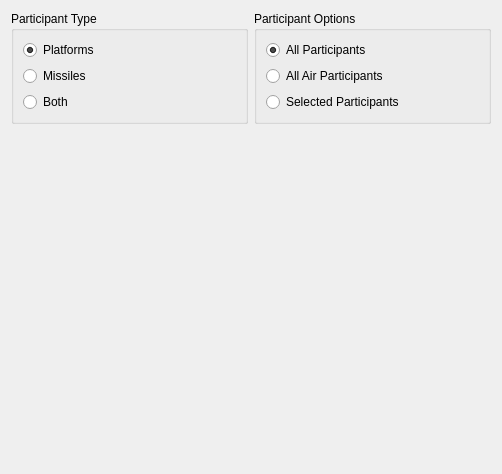
<?xml version="1.0" encoding="UTF-8"?>
<ui version="4.0">
 <class>TrajectoryParticipants</class>
 <widget class="QWidget" name="TrajectoryParticipants">
  <property name="geometry">
   <rect>
    <x>0</x>
    <y>0</y>
    <width>502</width>
    <height>474</height>
   </rect>
  </property>
  <property name="sizePolicy">
   <sizepolicy hsizetype="Expanding" vsizetype="Fixed">
    <horstretch>0</horstretch>
    <verstretch>0</verstretch>
   </sizepolicy>
  </property>
  <layout class="QVBoxLayout" name="verticalLayout_2" stretch="0,0">
   <item>
    <layout class="QHBoxLayout" name="horizontalLayout_2">
     <item>
      <widget class="QGroupBox" name="groupBox">
       <property name="title">
        <string>Participant Type</string>
       </property>
       <layout class="QVBoxLayout" name="verticalLayout_3">
        <item>
         <widget class="QRadioButton" name="mButtonPlatforms">
          <property name="text">
           <string>Platforms</string>
          </property>
          <property name="checked">
           <bool>true</bool>
          </property>
         </widget>
        </item>
        <item>
         <widget class="QRadioButton" name="mButtonMissiles">
          <property name="text">
           <string>Missiles</string>
          </property>
         </widget>
        </item>
        <item>
         <widget class="QRadioButton" name="mButtonBoth">
          <property name="text">
           <string>Both</string>
          </property>
         </widget>
        </item>
       </layout>
      </widget>
     </item>
     <item>
      <widget class="QGroupBox" name="groupBox_2">
       <property name="title">
        <string>Participant Options</string>
       </property>
       <layout class="QVBoxLayout" name="verticalLayout_4">
        <item>
         <widget class="QRadioButton" name="mButtonAll">
          <property name="text">
           <string>All Participants</string>
          </property>
          <property name="checked">
           <bool>true</bool>
          </property>
         </widget>
        </item>
        <item>
         <widget class="QRadioButton" name="mButtonAllAir">
          <property name="text">
           <string>All Air Participants</string>
          </property>
         </widget>
        </item>
        <item>
         <widget class="QRadioButton" name="mButtonSelected">
          <property name="text">
           <string>Selected Participants</string>
          </property>
         </widget>
        </item>
       </layout>
      </widget>
     </item>
    </layout>
   </item>
   <item>
    <spacer>
     <property name="orientation">
      <enum>Qt::Vertical</enum>
     </property>
     <property name="sizeHint" stdset="0">
      <size>
       <width>20</width>
       <height>40</height>
      </size>
     </property>
    </spacer>
   </item>
  </layout>
 </widget>
 <resources/>
 <connections/>
</ui>
